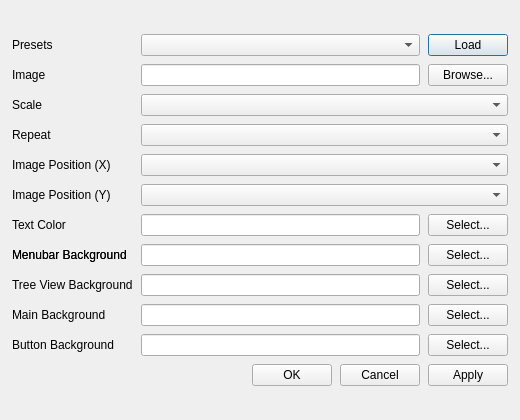
<?xml version="1.0" encoding="UTF-8"?>
<ui version="4.0">
 <class>QGISDresserDialog</class>
 <widget class="QDialog" name="Dialog">
  <property name="geometry">
   <rect>
    <x>0</x>
    <y>0</y>
    <width>520</width>
    <height>420</height>
   </rect>
  </property>
  <property name="windowTitle">
   <string>Style Settings</string>
  </property>
  <layout class="QGridLayout" name="gridLayoutRoot" rowstretch="0,0,0,0">
   <property name="leftMargin">
    <number>12</number>
   </property>
   <property name="topMargin">
    <number>12</number>
   </property>
   <property name="rightMargin">
    <number>12</number>
   </property>
   <property name="bottomMargin">
    <number>12</number>
   </property>
   <property name="spacing">
    <number>8</number>
   </property>
   <item row="0" column="0">
    <layout class="QGridLayout" name="gridLayoutForm" columnstretch="0,0,0">
     <property name="spacing">
      <number>8</number>
     </property>
     <item row="0" column="0">
      <widget class="QLabel" name="label">
       <property name="text">
        <string>Presets</string>
       </property>
       <property name="buddy">
        <cstring>comboBox</cstring>
       </property>
      </widget>
     </item>
     <item row="0" column="1">
      <widget class="QComboBox" name="cmbPresets"/>
     </item>
     <item row="0" column="2">
      <widget class="QPushButton" name="btnPresets">
       <property name="text">
        <string>Load</string>
       </property>
      </widget>
     </item>
     <item row="1" column="0">
      <widget class="QLabel" name="label_2">
       <property name="text">
        <string>Image</string>
       </property>
       <property name="buddy">
        <cstring>txtMainImage</cstring>
       </property>
      </widget>
     </item>
     <item row="1" column="1">
      <widget class="QLineEdit" name="txtMainImage"/>
     </item>
     <item row="1" column="2">
      <widget class="QPushButton" name="btnMainImage">
       <property name="text">
        <string>Browse...</string>
       </property>
      </widget>
     </item>
     <item row="2" column="0">
      <widget class="QLabel" name="label_3">
       <property name="text">
        <string>Scale</string>
       </property>
       <property name="buddy">
        <cstring>cmbMainScale</cstring>
       </property>
      </widget>
     </item>
     <item row="2" column="1" colspan="2">
      <widget class="QComboBox" name="cmbMainScale">
      </widget>
     </item>
     <item row="3" column="0">
      <widget class="QLabel" name="label_4">
       <property name="text">
        <string>Repeat</string>
       </property>
       <property name="buddy">
        <cstring>cmbMainRepeat</cstring>
       </property>
      </widget>
     </item>
     <item row="3" column="1" colspan="2">
      <widget class="QComboBox" name="cmbMainRepeat">
      </widget>
     </item>
     <item row="4" column="0">
      <widget class="QLabel" name="label_5">
       <property name="text">
        <string>Image Position (X)</string>
       </property>
       <property name="buddy">
        <cstring>cmbMainPositionX</cstring>
       </property>
      </widget>
     </item>
     <item row="4" column="1" colspan="2">
      <widget class="QComboBox" name="cmbMainPositionX">
      </widget>
     </item>
     <item row="5" column="0">
      <widget class="QLabel" name="label_6">
       <property name="text">
        <string>Image Position (Y)</string>
       </property>
       <property name="buddy">
        <cstring>cmbMainPositionY</cstring>
       </property>
      </widget>
     </item>
     <item row="5" column="1" colspan="2">
      <widget class="QComboBox" name="cmbMainPositionY">
      </widget>
     </item>
     <item row="6" column="0">
      <widget class="QLabel" name="label_10">
       <property name="text">
        <string>Text Color</string>
       </property>
       <property name="buddy">
        <cstring>txtTextColor</cstring>
       </property>
      </widget>
     </item>
     <item row="6" column="1">
      <widget class="QLineEdit" name="txtTextColor"/>
     </item>
     <item row="6" column="2">
      <widget class="QPushButton" name="btnTextColor">
       <property name="text">
        <string>Select...</string>
       </property>
      </widget>
     </item>
     <item row="7" column="0">
      <widget class="QLabel" name="label_10">
       <property name="text">
        <string>Menubar Background</string>
       </property>
       <property name="buddy">
        <cstring>txtMenubarBackground</cstring>
       </property>
      </widget>
     </item>
     <item row="7" column="1">
      <widget class="QLineEdit" name="txtMenubarBackground"/>
     </item>
     <item row="7" column="2">
      <widget class="QPushButton" name="btnMenubarBackground">
       <property name="text">
        <string>Select...</string>
       </property>
      </widget>
     </item>
     <item row="7" column="0">
      <widget class="QLabel" name="label_10">
       <property name="text">
        <string>Menubar Background</string>
       </property>
       <property name="buddy">
        <cstring>txtMenubarBackground</cstring>
       </property>
      </widget>
     </item>
     <item row="8" column="0">
      <widget class="QLabel" name="label_7">
       <property name="text">
        <string>Tree View Background</string>
       </property>
       <property name="buddy">
        <cstring>txtTreeviewBackground</cstring>
       </property>
      </widget>
     </item>
     <item row="8" column="1">
      <widget class="QLineEdit" name="txtTreeviewBackground"/>
     </item>
     <item row="8" column="2">
      <widget class="QPushButton" name="btnTreeviewBackground">
       <property name="text">
        <string>Select...</string>
       </property>
      </widget>
     </item>
     <item row="9" column="0">
      <widget class="QLabel" name="label_8">
       <property name="text">
        <string>Main Background</string>
       </property>
       <property name="buddy">
        <cstring>txtMainBackground</cstring>
       </property>
      </widget>
     </item>
     <item row="9" column="1">
      <widget class="QLineEdit" name="txtMainBackground"/>
     </item>
     <item row="9" column="2">
      <widget class="QPushButton" name="btnMainBackground">
       <property name="text">
        <string>Select...</string>
       </property>
      </widget>
     </item>
     <item row="10" column="0">
      <widget class="QLabel" name="label_9">
       <property name="text">
        <string>Button Background</string>
       </property>
       <property name="buddy">
        <cstring>txtButtonBackground</cstring>
       </property>
      </widget>
     </item>
     <item row="10" column="1">
      <widget class="QLineEdit" name="txtButtonBackground"/>
     </item>
     <item row="10" column="2">
      <widget class="QPushButton" name="btnButtonBackground">
       <property name="text">
        <string>Select...</string>
       </property>
      </widget>
     </item>
     <item row="11" column="0" colspan="3">
      <layout class="QHBoxLayout" name="horizontalLayout">
       <item>
        <spacer name="horizontalSpacer">
         <property name="orientation">
          <enum>Qt::Horizontal</enum>
         </property>
         <property name="sizeHint" stdset="0">
          <size>
           <width>40</width>
           <height>20</height>
          </size>
         </property>
        </spacer>
       </item>
       <item>
        <widget class="QPushButton" name="btnOk">
         <property name="text">
          <string>OK</string>
         </property>
        </widget>
       </item>
       <item>
        <widget class="QPushButton" name="btnCancel">
         <property name="text">
          <string>Cancel</string>
         </property>
        </widget>
       </item>
       <item>
        <widget class="QPushButton" name="btnApply">
         <property name="text">
          <string>Apply</string>
         </property>
        </widget>
       </item>
      </layout>
     </item>
    </layout>
   </item>
  </layout>
 </widget>
 <resources/>
 <connections/>
</ui>
